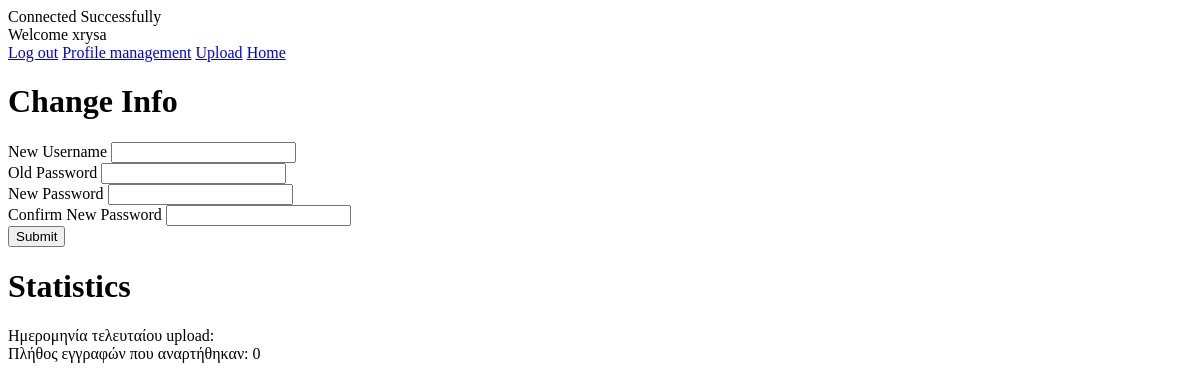
Page /profile.management-system.php (signed in) on the earlier database version.
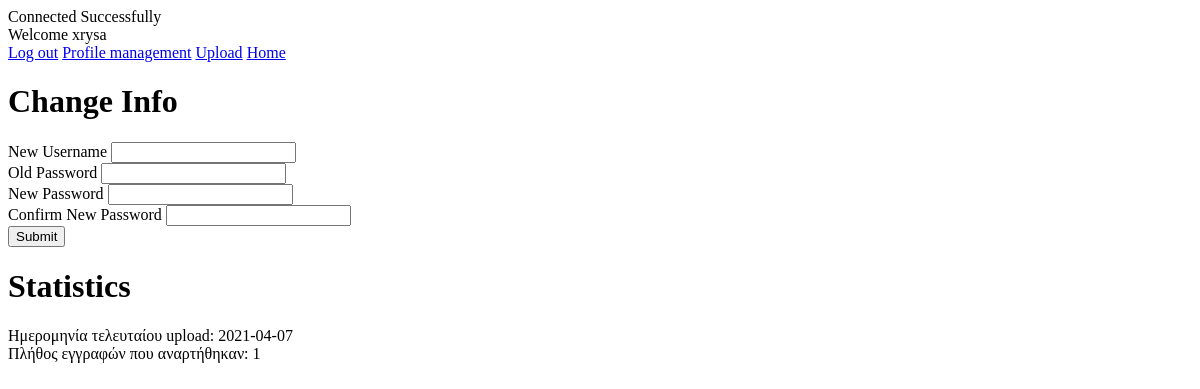
Same page on the later database version.
### tables this page shows
CREATE TABLE `harfiles` (
  `idharfiles` int(15) NOT NULL,
  `harname` varchar(300) NOT NULL,
  `city` varchar(300) NOT NULL,
  `date` date NOT NULL,
  `ipaddress` varchar(300) NOT NULL,
  `provider` varchar(300) NOT NULL,
  `iduserinfo` int(15) NOT NULL,
  `latitude` varchar(50) NOT NULL,
  `longitude` varchar(50) NOT NULL
);

### profile.management-system.php (the view, shortened to what this page needs)
<?php
include_once 'connect.php';
$user = $_SESSION['user'];
echo "Welcome ".$user;
?>
<!DOCTYPE html>
<html>
  <head>
  </head>
  <body>
  <a href='/logout-system.php'>Log out</a>
  <a href='/profile.management-system.php'>Profile management</a>
  <a href='/upload-system.php'>Upload</a>
  <a href='/home-system.php'>Home</a>
   <h1>Change Info</h1>
   <form action="?" method="post">
   <label>New Username</label>
   <input type="text" name="user" value="<?php $username ?>"> <br>
   <label>Old Password</label>
   <input type="password" name="oldpass" value="<?php $oldpass ?>"> <br>
    <label>New Password</label>
	<input type="password" name="pass" value="<?php $pass ?>"> <br>
	<label>Confirm New Password</label>
	<input type="password" name="conpass" value="<?php $conpass ?>"> <br>
	<input type="submit" name ="submit" value="Submit">
	<br>
	<h1>Statistics</h1>
	<?php
	$iduser=mysqli_query($conn,"SELECT iduserinfo FROM userinfo WHERE username='".$user."'" );
	$result=mysqli_fetch_array($iduser);
	$idu=$result['iduserinfo'];
	$da=mysqli_query($conn,"SELECT date FROM harfiles WHERE iduserinfo='".$idu."' ORDER BY date DESC" );
	$result=mysqli_fetch_array($da);
	$date=$result['date'];
	echo "Ημερομηνία τελευταίου upload: ".$date;
	echo "<br>";
	$result=mysqli_query($conn,"SELECT * FROM harfiles WHERE iduserinfo='".$idu."'");
	$count=mysqli_num_rows($result);
	echo "Πλήθος εγγραφών που αναρτήθηκαν: ".$count;
	echo "<br>";
	?>
	</body>
</html>

Differences in the rows shown:
added harfiles: date "2021-04-07"
Other differences:
$count: "0" → "1"
